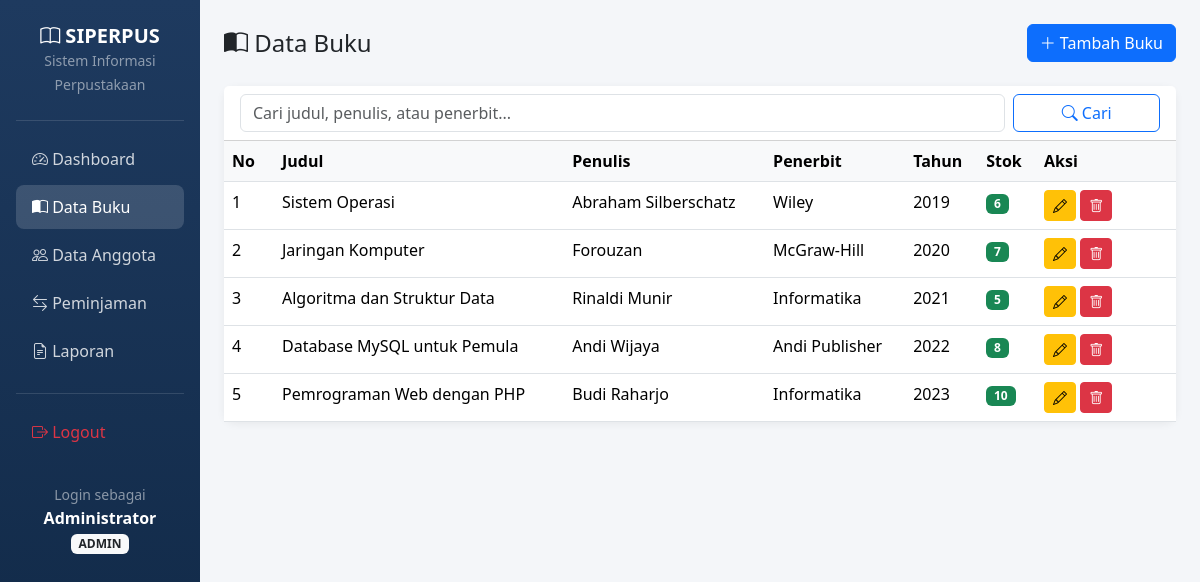
Page /pages/buku/index.php (signed in) on the committed database.
### tables this page shows
CREATE TABLE buku (
    id INT AUTO_INCREMENT PRIMARY KEY,
    judul VARCHAR(200) NOT NULL,
    penulis VARCHAR(100) NOT NULL,
    penerbit VARCHAR(100),
    tahun YEAR,
    stok INT NOT NULL DEFAULT 0,
    created_at TIMESTAMP DEFAULT CURRENT_TIMESTAMP
);

### includes/auth.php (called while the page is built, shortened)
<?php
function getUser() {
    return [
        'id'       => $_SESSION['user_id'] ?? null,
        'username' => $_SESSION['username'] ?? null,
        'nama'     => $_SESSION['nama'] ?? null,
        'role'     => $_SESSION['role'] ?? null
    ];
}
?>

### pages/buku/index.php (the view, shortened to what this page needs)
<?php
require_once '../../config/database.php';
require_once '../../includes/header.php';
$search = trim($_GET['search'] ?? '');
if ($search) {
    $stmt = $conn->prepare("SELECT * FROM buku WHERE judul LIKE ? OR penulis LIKE ? OR penerbit LIKE ? ORDER BY id DESC");
    $like = "%$search%";
    $stmt->bind_param("sss", $like, $like, $like);
    $stmt->execute();
    $result = $stmt->get_result();
} else {
    $result = $conn->query("SELECT * FROM buku ORDER BY id DESC");
}
?>
<div class="d-flex justify-content-between align-items-center mb-4">
    <h4 class="mb-0"><i class="bi bi-book-half"></i> Data Buku</h4>
    <a href="tambah.php" class="btn btn-primary"><i class="bi bi-plus-lg"></i> Tambah Buku</a>
</div>
<div class="card">
    <div class="card-header bg-white">
        <form method="GET" class="row g-2">
            <div class="col-md-10">
                <input type="text" name="search" class="form-control" placeholder="Cari judul, penulis, atau penerbit..." value="<?= htmlspecialchars($search) ?>">
            </div>
            <div class="col-md-2">
                <button type="submit" class="btn btn-outline-primary w-100"><i class="bi bi-search"></i> Cari</button>
            </div>
        </form>
    </div>
    <div class="card-body p-0">
        <div class="table-responsive">
            <table class="table table-hover mb-0">
                <thead>
                    <tr>
                        <th width="50">No</th>
                        <th>Judul</th>
                        <th>Penulis</th>
                        <th>Penerbit</th>
                        <th>Tahun</th>
                        <th>Stok</th>
                        <th width="140">Aksi</th>
                    </tr>
                </thead>
                <tbody>
                    <?php if ($result->num_rows > 0): ?>
                        <?php $no = 1; while ($row = $result->fetch_assoc()): ?>
                            <tr>
                                <td><?= $no++ ?></td>
                                <td><?= htmlspecialchars($row['judul']) ?></td>
                                <td><?= htmlspecialchars($row['penulis']) ?></td>
                                <td><?= htmlspecialchars($row['penerbit'] ?? '-') ?></td>
                                <td><?= $row['tahun'] ?? '-' ?></td>
                                <td>
                                    <span class="badge <?= $row['stok'] > 0 ? 'bg-success' : 'bg-danger' ?>">
                                        <?= $row['stok'] ?>
                                    </span>
                                </td>
                                <td>
                                    <a href="edit.php?id=<?= $row['id'] ?>" class="btn btn-sm btn-warning" title="Edit"><i class="bi bi-pencil"></i></a>
                                    <a href="index.php?hapus=<?= $row['id'] ?>" class="btn btn-sm btn-danger" title="Hapus"
                                       onclick="return confirm('Yakin ingin menghapus buku ini?')"><i class="bi bi-trash"></i></a>
                                </td>
                            </tr>
                        <?php endwhile; ?>
                    <?php else: ?>
                        <tr>
                            <td colspan="7" class="text-center text-muted py-4">Tidak ada data buku</td>
                        </tr>
                    <?php endif; ?>
                </tbody>
            </table>
        </div>
    </div>
</div>
<?php require_once '../../includes/footer.php'; ?>

### includes/header.php (shortened to what this page needs)
<?php
require_once __DIR__ . '/auth.php';
$user = getUser();
$script_path = str_replace('\\', '/', dirname($_SERVER['SCRIPT_NAME']));
$base = preg_replace('#/pages(/.*)?$#', '', $script_path);
if ($base === '/' || $base === '') {
    $base = '';
}
?>
<!DOCTYPE html>
<html lang="id">
<head>
    <link href="https://cdn.jsdelivr.net/npm/bootstrap@5.3.3/dist/css/bootstrap.min.css" rel="stylesheet">
    <link href="https://cdn.jsdelivr.net/npm/bootstrap-icons@1.11.3/font/bootstrap-icons.min.css" rel="stylesheet">
</head>
<body>
<div class="container-fluid">
    <div class="row">
        <nav class="col-md-3 col-lg-2 d-md-block sidebar collapse p-3">
            <div class="text-center mb-4 mt-2">
                <h5 class="text-white fw-bold mb-0"><i class="bi bi-book"></i> SIPERPUS</h5>
                <small class="text-white-50">Sistem Informasi Perpustakaan</small>
            </div>
            <hr class="text-white-50">
            <ul class="nav flex-column">
                <li class="nav-item">
                    <a class="nav-link <?= strpos($_SERVER['PHP_SELF'], 'dashboard') !== false ? 'active' : '' ?>" href="<?= $base ?>/pages/dashboard.php">
                        <i class="bi bi-speedometer2"></i> Dashboard
                    </a>
                </li>
                <li class="nav-item">
                    <a class="nav-link <?= strpos($_SERVER['PHP_SELF'], 'buku') !== false ? 'active' : '' ?>" href="<?= $base ?>/pages/buku/index.php">
                        <i class="bi bi-book-half"></i> Data Buku
                    </a>
                </li>
                <li class="nav-item">
                    <a class="nav-link <?= strpos($_SERVER['PHP_SELF'], 'anggota') !== false ? 'active' : '' ?>" href="<?= $base ?>/pages/anggota/index.php">
                        <i class="bi bi-people"></i> Data Anggota
                    </a>
                </li>
                <li class="nav-item">
                    <a class="nav-link <?= strpos($_SERVER['PHP_SELF'], 'peminjaman') !== false ? 'active' : '' ?>" href="<?= $base ?>/pages/peminjaman/index.php">
                        <i class="bi bi-arrow-left-right"></i> Peminjaman
                    </a>
                </li>
                <li class="nav-item">
                    <a class="nav-link <?= strpos($_SERVER['PHP_SELF'], 'laporan') !== false ? 'active' : '' ?>" href="<?= $base ?>/pages/laporan/index.php">
                        <i class="bi bi-file-earmark-text"></i> Laporan
                    </a>
                </li>
                <hr class="text-white-50">
                <li class="nav-item">
                    <a class="nav-link text-danger" href="<?= $base ?>/logout.php">
                        <i class="bi bi-box-arrow-right"></i> Logout
                    </a>
                </li>
            </ul>
            <div class="mt-auto pt-4 text-center">
                <small class="text-white-50">Login sebagai</small><br>
                <span class="text-white fw-semibold"><?= htmlspecialchars($user['nama']) ?></span><br>
                <span class="badge bg-light text-dark mt-1"><?= strtoupper($user['role']) ?></span>
            </div>
        </nav>
        <main class="col-md-9 col-lg-10 ms-sm-auto px-md-4 py-4">

### includes/footer.php (shortened to what this page needs)
</main>
    </div>
</div>
</body>
</html>

### includes/header.php (style rules this page uses)
body { background-color: #f4f6f9; }
.sidebar { min-height: 100vh; background: linear-gradient(180deg, #1e3a5f 0%, #0f2744 100%); }
.sidebar .nav-link { color: rgba(255,255,255,0.8); border-radius: 8px; margin-bottom: 4px; padding: 10px 16px; }
.sidebar .nav-link:hover, .sidebar .nav-link.active { background-color: rgba(255,255,255,0.15); color: #fff; }
.sidebar .nav-link i { width: 24px; }
.card { border: none; border-radius: 12px; box-shadow: 0 2px 8px rgba(0,0,0,0.06); }
.table th { font-weight: 600; background-color: #f8f9fa; }

### rows in the picture
buku: judul "Sistem Operasi", penulis "Abraham Silberschatz", penerbit "Wiley", tahun "2019", stok "6"
buku: judul "Jaringan Komputer", penulis "Forouzan", penerbit "McGraw-Hill", tahun "2020", stok "7"
buku: judul "Algoritma dan Struktur Data", penulis "Rinaldi Munir", penerbit "Informatika", tahun "2021", stok "5"
buku: judul "Database MySQL untuk Pemula", penulis "Andi Wijaya", penerbit "Andi Publisher", tahun "2022", stok "8"
buku: judul "Pemrograman Web dengan PHP", penulis "Budi Raharjo", penerbit "Informatika", tahun "2023", stok "10"

### other values in the picture
$user['nama'] "Administrator"
$user['role'] "ADMIN"
